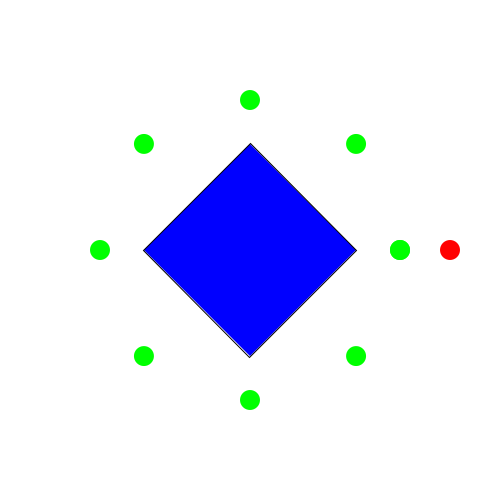
Frame 1 (no input)
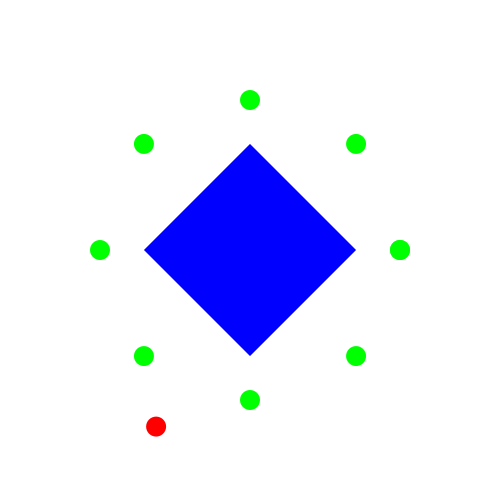
Frame 60 (the mouse pressed at the canvas centre just before this capture)
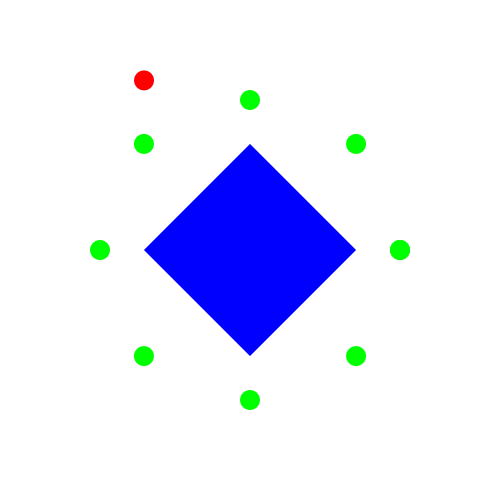
Frame 120 (the mouse held since frame 60 and released just before this capture)

The Processing sketch that drew these frames (run headless with seeded random() and noise(); from frame 60 on, the mouse is pressed at the canvas centre):

// Processing sketch: cours_02_polarCoordinate
// ── cours_02_polarCoordinate.pde
float radius = 150;
int nbPoint = 8;
float resolution = TWO_PI / 8;

float motionRadius = 200;
float eta = 0;
float speedEta = radians(2);

void setup()
{
  size(500, 500);
}

void draw()
{
  background(255);

  pushMatrix();
  translate(width/2, height/2);
  float angle = radians(45);
  rotate(angle);
  fill(0, 0, 255);
  rectMode(CENTER);
  rect(0, 0, 150, 150);
  popMatrix();

  for (float i = 0; i < TWO_PI; i+=resolution)
  {
    float x = width/2 + cos(i) * radius;
    float y = height/2 + sin(i) * radius;

    fill(0, 255, 0);
    noStroke();
    ellipse(x, y, 20, 20);
  }
  
  float x = width/2 + cos(eta) * motionRadius;
  float y = height/2 + sin(eta) * motionRadius;
  eta += speedEta;
  fill(255, 0, 0);
  ellipse(x, y, 20, 20);
}
